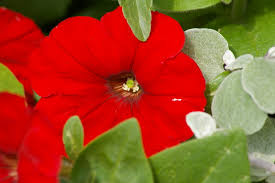
%> input picture BMT335/Basic_Operations/image1.jpeg, 275 x 183 px
$ octave basic_operations.m   (GNU Octave 9; MATLAB toolbox functions it lacks are replaced by stand-ins)
%> lines starting %> are read from the running program, lines starting %| are printed output that depends on the picture; in (x1, y1, x2, y2) boxes, pixels count from 0 and x2, y2 are one past the last pixel; in counts of white or black regions, pixels touching at a corner belong together; the program's own positions count from 1
img = imread("image1.jpeg");
%> img is the input picture: size 183x275x3 uint8; mean R, G, B 161.8, 70.5, 36.6
gray = rgb2gray(img);
blackWhite = im2bw(gray);
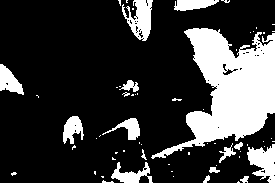
%> blackWhite: size 183x275 logical; 22.6% white; 62 white regions (47 under 20 px), largest, box (x1, y1, x2, y2) and area: (151, 28, 275, 159) 7479, (122, 0, 153, 41) 711, (247, 144, 275, 183) 684
rotated = rot90(gray, 3);
negative = imcomplement(gray);
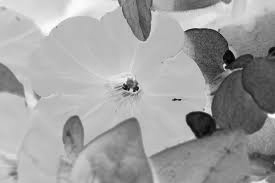
%> negative: size 183x275 uint8; min 1, max 254, mean 161.1
bright = gray + 40;
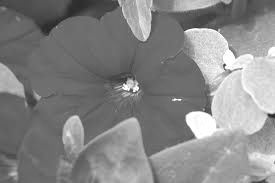
%> bright: size 183x275 uint8; min 41, max 255, mean 133.8
for x=1:size(gray, 1)
for y=1:size(gray, 2)
if gray(x,y) < 100
bright2(x,y) = gray(x,y)*0.75;
else
bright2(x,y) = gray(x,y)*1.25;
end
end
end
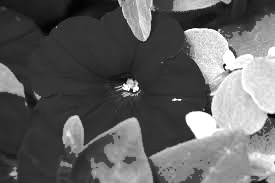
%> bright2: size 183x275 uint8; min 1, max 255, mean 97.2

histEqual = histeq(gray);
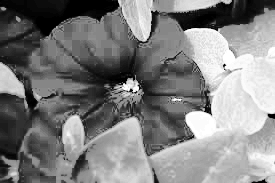
%> histEqual: size 183x275 uint8; min 0, max 255, mean 127.3
shift = imtranslate(gray,[25.3, -10.1],'FillValues',255);
shift = imtranslate(shift,[20, 30],'FillValues',255);
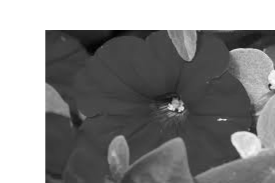
%> shift: size 183x275 uint8; min 1, max 255, mean 136
subtracted = imsubtract(gray, histEqual);
detectedEdges = edge(gray, 'prewitt');
%> detectedEdges: size 183x275 logical; 2.4% white in thin lines or dots

figure1=figure('Position', [0, 0, 1400, 600]);

subplot(2,6,1);
imshow(blackWhite);
title("1.");

subplot(2,6,2);
imshow(rotated);
title("2.");

subplot(2,6,3);
imshow(negative);
title("3.");

subplot(2,6,4);
imshow(bright);
title("4.");

subplot(2,6,5);
imshow(bright2);
title("5.");

subplot(2,6,6);
imhist(gray);
title("6.");

subplot(2,6,7);
imshow(histEqual);
title("7.");

subplot(2,6,8);
imshow(shift);
title("8.");

subplot(2,6,9);
imshow(subtracted);
title("9.");

subplot(2,6,10);
imshow(detectedEdges);
title("10.");
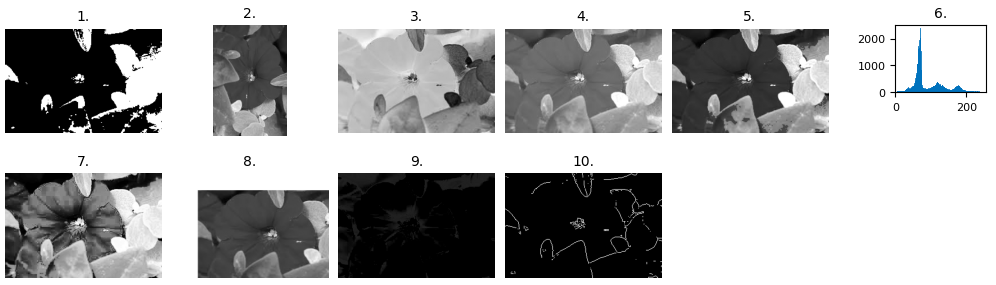
%> figure redrawn from the program's plot data, 10 panels
